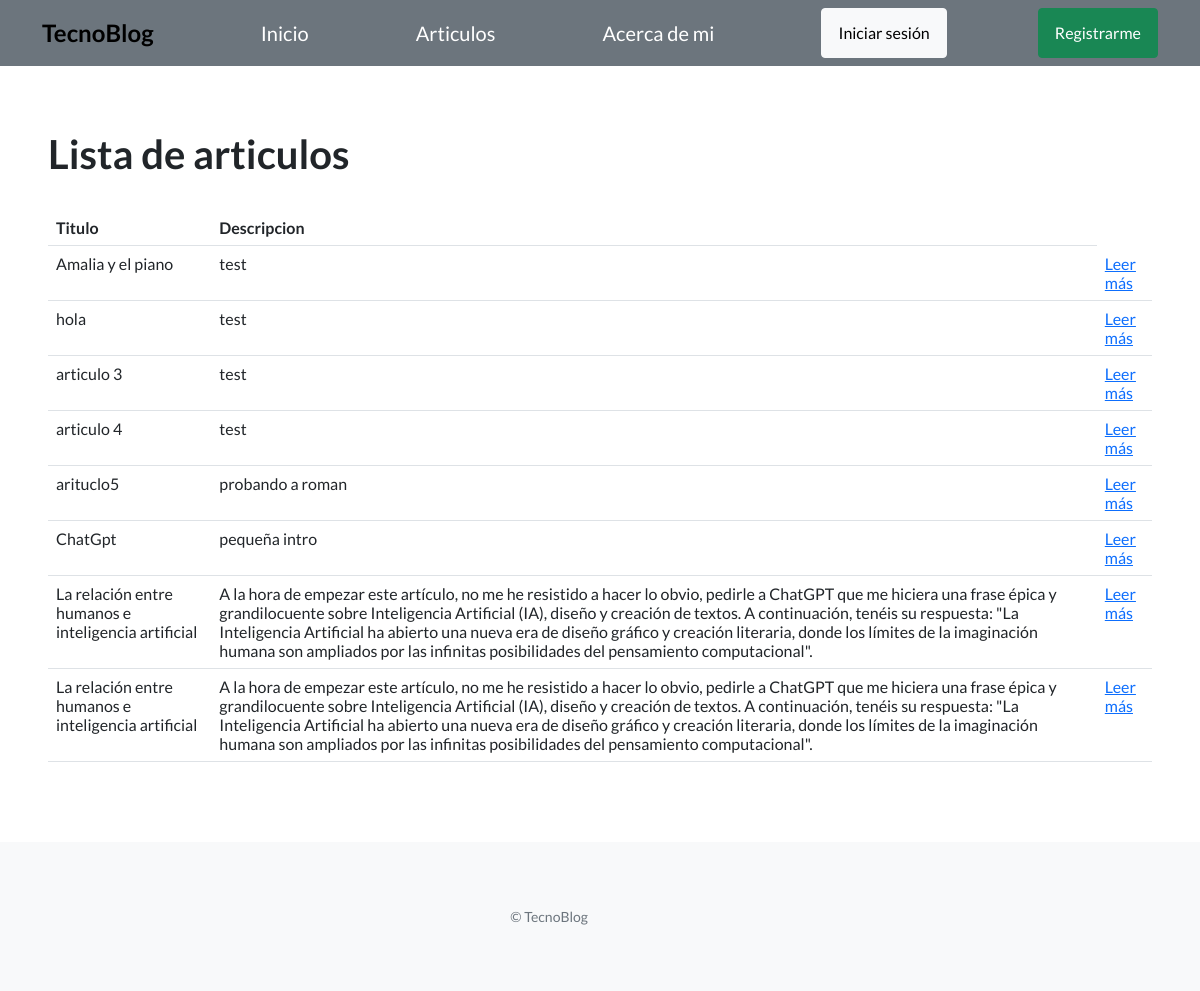
/articulos/, run on an earlier commit of the app's database.
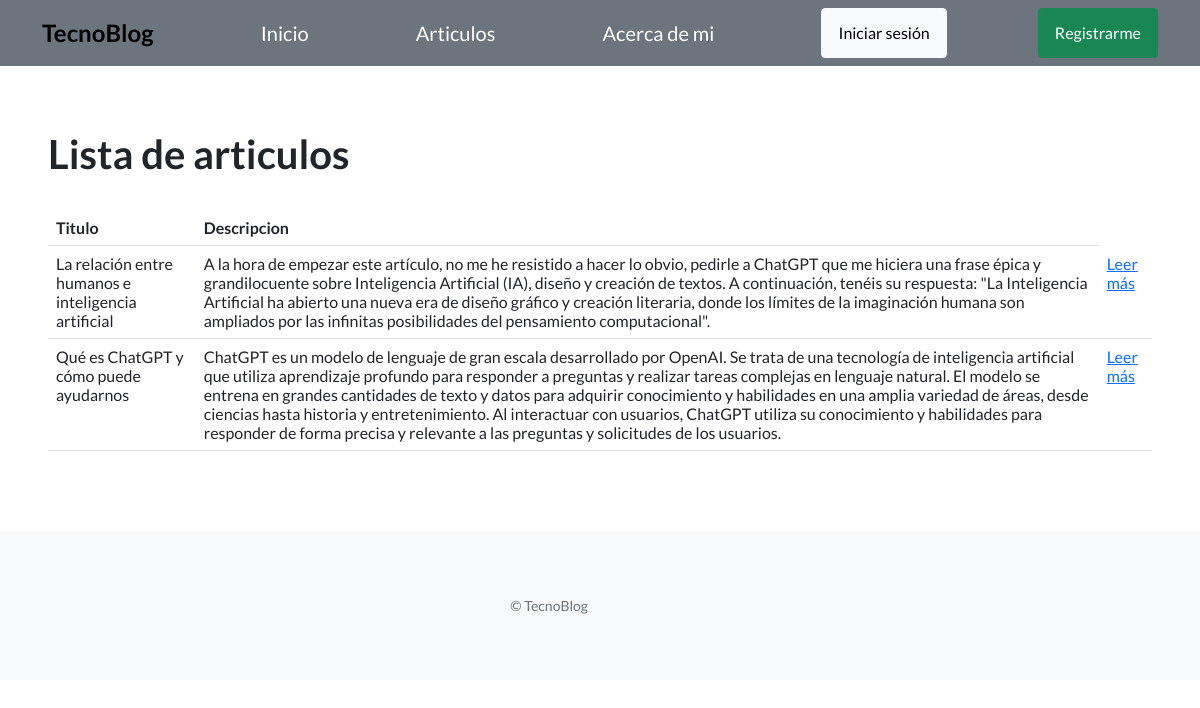
And on a later commit of the database.
### TecnoBlog_App/models.py (models this page shows, shortened)
class Articulo(models.Model):
    titulo = models.CharField(max_length=200)
    subtitulo = models.CharField(max_length=200)
    cuerpo = models.TextField()
    autor = models.CharField(max_length=64)
    fecha = models.DateField()
    imagen = models.ImageField(upload_to='imagenes/', null=True, blank=True)
    descripcion = models.TextField()
    creador = models.ForeignKey(User, on_delete=models.CASCADE, null=True)

### TecnoBlog_App/views.py (the view)
# urls.py: path("articulos/", listar_articulos, name="listar_articulos"),
def listar_articulos(request):
    contexto = {
        "articulos": Articulo.objects.all()
    }
    http_response=render(
        request=request,
        template_name="TecnoBlog_App/lista_articulos.html",
        context=contexto,
    )
    return http_response

### TecnoBlog_App/templates/TecnoBlog_App/lista_articulos.html (shortened to what this page needs)
{% extends "TecnoBlog_App/base.html" %}
{% block contenido %}
<section>
  <div>
    <h1>Lista de articulos</h1>
    <table class="table">
      <tbody>
        <tr>
          <th>Titulo</th>
          <th>Descripcion</th>
        </tr>
      {% for articulo in articulos %}
      <tr>
        <td>{{ articulo.titulo }}</td>
        <td>{{ articulo.descripcion }}</td>
        <td>
          <a href="{% url 'detallar_articulo' id=articulo.id  %}">Leer más</a>
        </td>
      </tr>
      {% endfor %}
        <br>
      </tbody>
    </table>
  </div>
</section>
{% endblock contenido %}

### TecnoBlog_App/templates/TecnoBlog_App/base.html (shortened to what this page needs)
{% load static %}
<html lang="en">
<head>
    <link href="https://cdn.jsdelivr.net/npm/bootstrap-icons@1.5.0/font/bootstrap-icons.css" rel="stylesheet" type="text/css" />
    <link href="{% static 'css/styles.css' %}" rel="stylesheet" />
</head>
<body>
    <nav class="navbar navbar-light static-top tecnoblog" style="background-color: var(--bs-gray);">
        <div class="container">
            <p class="navbar-brand mb-0 text-black fw-bold" style="font-size: 1.5rem;">TecnoBlog</p>
            <a class="navbar-brand text-white" href="{% url 'inicio' %}">Inicio</a>
            <a class="navbar-brand text-white" href="{% url 'listar_articulos' %}">Articulos</a>
            <a class="navbar-brand text-white" href="{% url 'acerca_de_mi' %}">Acerca de mi</a>
            {% if user.is_authenticated %}
            <div class="dropdown">
                <button class="btn btn-secondary dropdown-toggle" type="button" id="dropdownMenuButton1" data-bs-toggle="dropdown" aria-expanded="false">
                    <div style="display: inline-flex;">
                        <span>{{ user.username }}</span>
                    </div>
                </button>
                <ul class="dropdown-menu" aria-labelledby="dropdownMenuButton1">
                    <li>
                        <a class="dropdown-item" href="{% url 'editar_perfil' %}">Editar mis datos</a>
                    </li>
                    <li>
                        <a class="dropdown-item" href="{% url 'agregar_avatar' %}">Agregar avatar</a>
                    </li>
                    <li>
                        <a class="dropdown-item" href="{% url 'logout' %}"><strong>Cerrar Sesión</strong></a>
                    </li>
                </ul>
            </div>
            {% else %}
            <a class="btn btn-light" href="{% url 'login' %}">Iniciar sesión</a>
            <a class="btn btn-success" href="{% url 'registro' %}">Registrarme</a>
            {% endif %}
        </div>
    </nav>
</body>
    <section style="padding: 4rem 3rem;">
        {% block contenido %}{% endblock contenido %}
    </section>
    <footer class="footer bg-light">
        <div class="container">
            <div class="row">
                <div class="col-lg-6 h-100 text-center text-lg-start my-auto">
                    <p class="text-muted small mb-4 mb-lg-0 text-end">&copy; TecnoBlog</p>
                </div>
            </div>
        </div>
    </footer>
</body>
</html>

What changed in the data, as far as the page shows it:
removed Articulo: titulo "Amalia y el piano", descripcion "test"
removed Articulo: titulo "hola", descripcion "test"
removed Articulo: titulo "articulo 3", descripcion "test"
removed Articulo: titulo "articulo 4", descripcion "test"
removed Articulo: titulo "arituclo5", descripcion "probando a roman"
removed Articulo: titulo "ChatGpt", descripcion "pequeña intro"
removed Articulo: titulo "La relación entre humanos e inteligencia artificial", descripcion "A la hora de empezar este artículo, no me he resistido a hacer lo obvio, pedirle a ChatGPT que me hiciera una frase épica y grandilocuente sobre Inteligencia Artificial (IA), diseño y creación de textos. A continuación, tenéis su respuesta: \"La Inteligencia Artificial ha abierto una nueva era de diseño gráfico y creación literaria, donde los límites de la imaginación humana son ampliados por las infinitas posibilidades del pensamiento computacional\"."
added Articulo: titulo "Qué es ChatGPT y cómo puede ayudarnos", descripcion "ChatGPT es un modelo de lenguaje de gran escala desarrollado por OpenAI. Se trata de una tecnología de inteligencia artificial que utiliza aprendizaje profundo para responder a preguntas y realizar tareas complejas en lenguaje natural. El modelo se entrena en grandes cantidades de texto y datos para adquirir conocimiento y habilidades en una amplia variedad de áreas, desde ciencias hasta historia y entretenimiento. Al interactuar con usuarios, ChatGPT utiliza su conocimiento y habilidades para responder de forma precisa y relevante a las preguntas y solicitudes de los usuarios."
